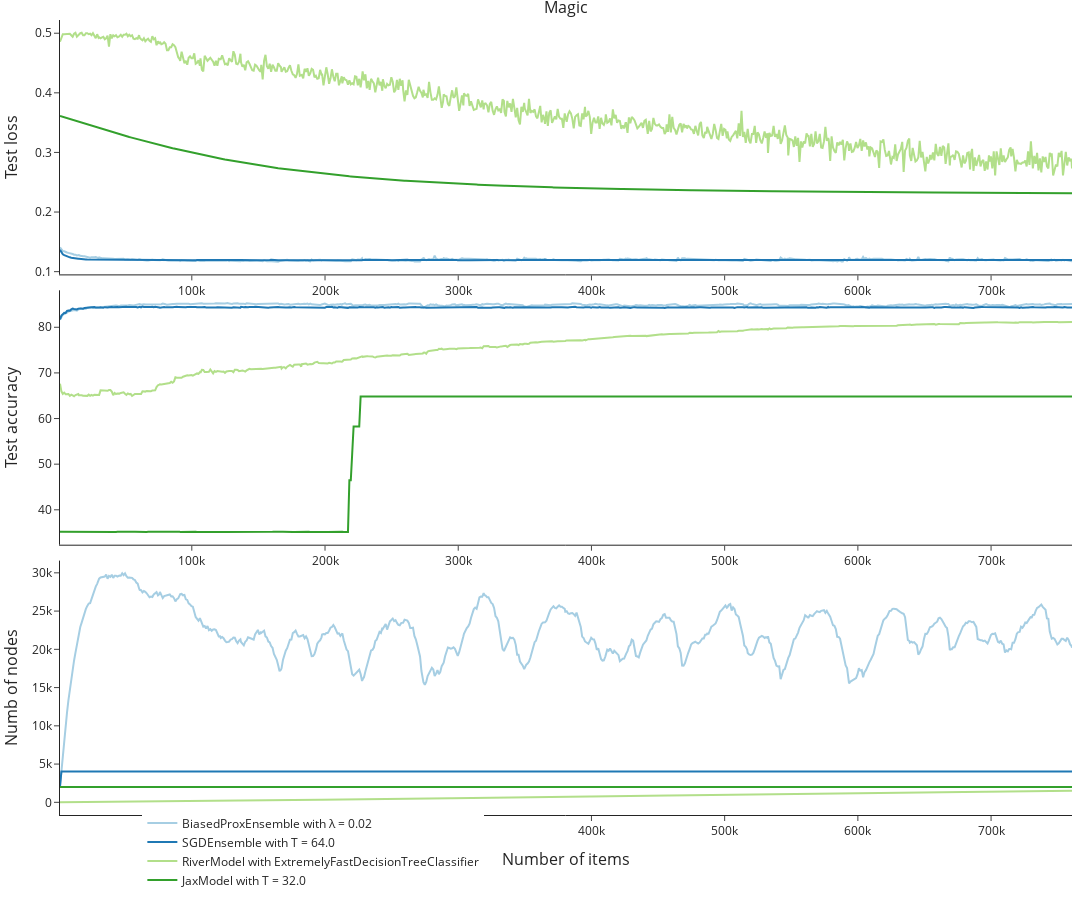

Notebook source saved alongside this figure:
### Code cell
import numpy as np
pd.set_option('expand_frame_repr', True)
pd.set_option('max_colwidth', 110)
#tabledf = df[["nice_name", "scores.mean_test_accuracy", "scores.mean_n_estimators", "scores.mean_n_nodes", "scores.mean_fit_time"]]
dff = df.sort_values(by=['scores.mean_test_accuracy'], ascending = False)

#dff["nice_name"].head(n=10)
methods = ["BiasedProxEnsemble with λ = 0.02", "SGDEnsemble with T = 64.0", "RiverModel with ExtremelyFastDecisionTreeClassifier", "JaxModel with T = 16.0"]
traindfs = []
for m in methods:
    #print("M: ", m)
    experiment_path = dff.loc[ df["nice_name"] == m ]["out_path"].values[0]
    traindf = None
    
    # TODO not hardcode 5 here
    accuracies = []
    losses = []
    num_nodes = []
    total_item_cnt = None
    for i in range(5):
        path = os.path.join(experiment_path, str(i), "training.jsonl")
        tdf = read_jsonl(path)
        losses.append(tdf["test_loss"].values)
        accuracies.append(tdf["test_accuracy"].values)
        num_nodes.append(tdf["test_num_nodes"].values)
        if total_item_cnt is None:
            total_item_cnt = tdf["total_item_cnt"]
    

    # TODO add std 
    d = {
        "total_item_cnt":total_item_cnt,
        "test_loss":np.mean(losses, axis=0),
        "test_accuracy":np.mean(accuracies, axis=0),
        "test_num_nodes":np.mean(num_nodes, axis=0),
    }
    traindf = pd.DataFrame(d)
    
    traindfs.append(traindf)

import plotly.graph_objects as go
from plotly.subplots import make_subplots

# https://colorbrewer2.org/#type=qualitative&scheme=Paired&n=9
paired = ['#a6cee3','#1f78b4','#b2df8a','#33a02c','#fb9a99','#e31a1c','#fdbf6f','#ff7f00','#cab2d6','#6a3d9a','#ffff99','#b15928'] 
colors = {}
for m,c in zip(methods, paired):
    colors[m] = c

fig = make_subplots(rows=3, cols=1, subplot_titles=["Magic"], horizontal_spacing = 0.03, vertical_spacing = 0.02)

for tdf, m in zip(traindfs, methods):
    fig = fig.add_trace(go.Scatter(x=tdf["total_item_cnt"], y = tdf["test_loss"], mode="lines", name = m, marker=dict(color = colors[m])), row = 1, col = 1)
    fig = fig.add_trace(go.Scatter(x=tdf["total_item_cnt"], y = tdf["test_accuracy"], mode="lines", name = m, showlegend = False, marker=dict(color = colors[m])), row = 2, col = 1)
    fig = fig.add_trace(go.Scatter(x=tdf["total_item_cnt"], y = tdf["test_num_nodes"], mode="lines", name = m, showlegend = False, marker=dict(color = colors[m])), row = 3, col = 1)

fig.update_xaxes(title_text="Number of items", row=3, col=1, title_font = {"size": 16})
fig.update_yaxes(title_text="Test loss", row=1, col=1, title_font = {"size": 16})
fig.update_yaxes(title_text="Test accuracy", row=2, col=1, title_font = {"size": 16})
fig.update_yaxes(title_text="Numb of nodes", row=3, col=1, title_font = {"size": 16})

fig.update_layout(
    template="simple_white",
    legend=dict(orientation="h",yanchor="bottom",y=-0.1,xanchor="left",x=0.15),
    margin={'l': 5, 'r': 20, 't': 20, 'b': 5},
    height=900, width=1100
)
fig.show()

### Figure 1 — Plotly figure (JSON) as saved in the notebook; plotly's stock layout.template omitted (floating-point values rounded to 4 significant figures; data arrays with more than 128 entries replaced by an {"elided": "..."} marker saying what was removed)
{"data": [{"marker": {"color": "#a6cee3"}, "mode": "lines", "name": "BiasedProxEnsemble with λ = 0.02", "type": "scatter", "x": {"elided": "750 int values"}, "xaxis": "x", "y": {"elided": "750 float values"}, "yaxis": "y"}, {"marker": {"color": "#a6cee3"}, "mode": "lines", "name": "BiasedProxEnsemble with λ = 0.02", "showlegend": false, "type": "scatter", "x": {"elided": "750 int values"}, "xaxis": "x2", "y": {"elided": "750 float values"}, "yaxis": "y2"}, {"marker": {"color": "#a6cee3"}, "mode": "lines", "name": "BiasedProxEnsemble with λ = 0.02", "showlegend": false, "type": "scatter", "x": {"elided": "750 int values"}, "xaxis": "x3", "y": {"elided": "750 float values"}, "yaxis": "y3"}, {"marker": {"color": "#1f78b4"}, "mode": "lines", "name": "SGDEnsemble with T = 64.0", "type": "scatter", "x": {"elided": "750 int values"}, "xaxis": "x", "y": {"elided": "750 float values"}, "yaxis": "y"}, {"marker": {"color": "#1f78b4"}, "mode": "lines", "name": "SGDEnsemble with T = 64.0", "showlegend": false, "type": "scatter", "x": {"elided": "750 int values"}, "xaxis": "x2", "y": {"elided": "750 float values"}, "yaxis": "y2"}, {"marker": {"color": "#1f78b4"}, "mode": "lines", "name": "SGDEnsemble with T = 64.0", "showlegend": false, "type": "scatter", "x": {"elided": "750 int values"}, "xaxis": "x3", "y": {"elided": "750 int values"}, "yaxis": "y3"}, {"marker": {"color": "#b2df8a"}, "mode": "lines", "name": "RiverModel with ExtremelyFastDecisionTreeClassifier", "type": "scatter", "x": {"elided": "750 int values"}, "xaxis": "x", "y": {"elided": "750 float values"}, "yaxis": "y"}, {"marker": {"color": "#b2df8a"}, "mode": "lines", "name": "RiverModel with ExtremelyFastDecisionTreeClassifier", "showlegend": false, "type": "scatter", "x": {"elided": "750 int values"}, "xaxis": "x2", "y": {"elided": "750 float values"}, "yaxis": "y2"}, {"marker": {"color": "#b2df8a"}, "mode": "lines", "name": "RiverModel with ExtremelyFastDecisionTreeClassifier", "showlegend": false, "type": "scatter", "x": {"elided": "750 int values"}, "xaxis": "x3", "y": {"elided": "750 float values"}, "yaxis": "y3"}, {"marker": {"color": "#33a02c"}, "mode": "lines", "name": "JaxModel with T = 32.0", "type": "scatter", "x": {"elided": "750 int values"}, "xaxis": "x", "y": {"elided": "750 float values"}, "yaxis": "y"}, {"marker": {"color": "#33a02c"}, "mode": "lines", "name": "JaxModel with T = 32.0", "showlegend": false, "type": "scatter", "x": {"elided": "750 int values"}, "xaxis": "x2", "y": {"elided": "750 float values"}, "yaxis": "y2"}, {"marker": {"color": "#33a02c"}, "mode": "lines", "name": "JaxModel with T = 32.0", "showlegend": false, "type": "scatter", "x": {"elided": "750 int values"}, "xaxis": "x3", "y": {"elided": "750 int values"}, "yaxis": "y3"}], "layout": {"annotations": [{"font": {"size": 16}, "showarrow": false, "text": "Magic", "x": 0.5, "xanchor": "center", "xref": "paper", "y": 1, "yanchor": "bottom", "yref": "paper"}], "height": 900, "legend": {"orientation": "h", "x": 0.15, "xanchor": "left", "y": -0.1, "yanchor": "bottom"}, "margin": {"b": 5, "l": 5, "r": 20, "t": 20}, "width": 1100, "xaxis": {"anchor": "y", "domain": [0, 1]}, "xaxis2": {"anchor": "y2", "domain": [0, 1]}, "xaxis3": {"anchor": "y3", "domain": [0, 1], "title": {"font": {"size": 16}, "text": "Number of items"}}, "yaxis": {"anchor": "x", "domain": [0.68, 1], "title": {"font": {"size": 16}, "text": "Test loss"}}, "yaxis2": {"anchor": "x2", "domain": [0.34, 0.66], "title": {"font": {"size": 16}, "text": "Test accuracy"}}, "yaxis3": {"anchor": "x3", "domain": [0, 0.32], "title": {"font": {"size": 16}, "text": "Numb of nodes"}}}}
